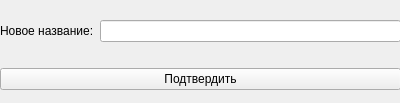
<?xml version="1.0" encoding="UTF-8"?>
<ui version="4.0">
 <class>ProductNameChangingWidget</class>
 <widget class="QWidget" name="ProductNameChangingWidget">
  <property name="geometry">
   <rect>
    <x>0</x>
    <y>0</y>
    <width>400</width>
    <height>103</height>
   </rect>
  </property>
  <property name="windowTitle">
   <string>Form</string>
  </property>
  <widget class="QWidget" name="gridLayoutWidget">
   <property name="geometry">
    <rect>
     <x>0</x>
     <y>0</y>
     <width>401</width>
     <height>111</height>
    </rect>
   </property>
   <layout class="QGridLayout" name="gridLayout">
    <item row="0" column="0">
     <widget class="QLabel" name="label">
      <property name="text">
       <string>Новое название:</string>
      </property>
     </widget>
    </item>
    <item row="0" column="1">
     <widget class="QLineEdit" name="lineEdit"/>
    </item>
    <item row="1" column="0" colspan="2">
     <widget class="QPushButton" name="pushButton">
      <property name="text">
       <string>Подтвердить</string>
      </property>
     </widget>
    </item>
   </layout>
  </widget>
 </widget>
 <resources/>
 <connections/>
</ui>
